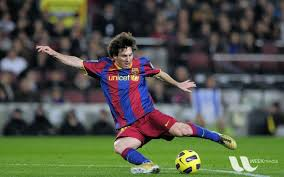
#> input picture src/Images and Videos/messi.jpg, 284 x 177 px
$ python 02-Histograms.py
#> lines starting #> are read from the running program, lines starting #| are printed output that depends on the picture; after the words box and inside, x2 and y2 are one past the last pixel; in counts of white or black regions, pixels touching at a corner belong together
import cv2
import numpy as np
import matplotlib.pyplot as plt

np.seterr(divide='ignore', invalid='ignore')

img = cv2.imread('../Images and Videos/messi.jpg')
#> img is the input picture: shape (177, 284, 3); mean B, G, R 72.7, 86.1, 82.3

hsv = cv2.cvtColor(img, cv2.COLOR_BGR2HSV)
#> hsv: shape (177, 284, 3); mean H, S, V 82.8, 87.4, 99.7

hist = cv2.calcHist([hsv], [0,1], None, [180, 256], [0, 180, 0 , 256])


print(hist)
#> (printed output is left out)
print(hist.shape)
#| (180, 256)

plt.imshow(hist, interpolation='nearest')
plt.show()

## histogram backprojection

roi = cv2.imread('../Images and Videos/roi.jpg')
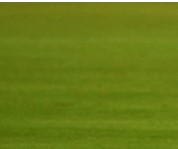
#> input picture images/roi.jpg, 178 x 149 px, found by its file name
#> roi is the input picture: shape (149, 178, 3); mean B, G, R 22.7, 124.6, 105.5
hsv = cv2.cvtColor(roi, cv2.COLOR_BGR2HSV)
#> hsv: shape (149, 178, 3); mean H, S, V 35.6, 211.7, 124.6


target = cv2.imread('../Images and Videos/target.jpg')
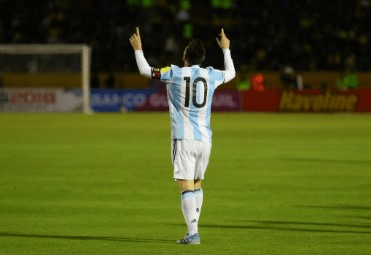
#> input picture src/Images and Videos/target.jpg, 371 x 255 px
#> target is the input picture: shape (255, 371, 3); mean B, G, R 28.4, 86.9, 78.7
hsvt = cv2.cvtColor(target, cv2.COLOR_BGR2HSV)
#> hsvt: shape (255, 371, 3); mean H, S, V 37.2, 182.2, 90.5

M = cv2.calcHist([hsv], [0,1], None, [180, 256], [0, 180, 0, 256] )
I = cv2.calcHist([hsvt], [0,1], None, [180, 256], [0, 180, 0, 256])

plt.imshow(M, interpolation='nearest')
plt.show()
plt.imshow(I, interpolation='nearest')
plt.show()

R = M/I

h,s,v = cv2.split(hsvt)
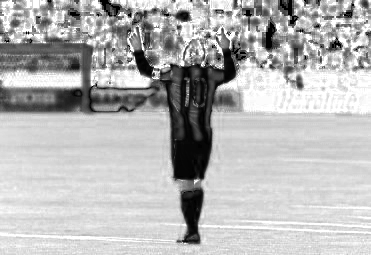
#> s: shape (255, 371); min 0, max 255, mean 182.2
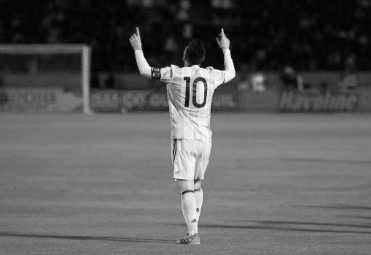
#> v: shape (255, 371); min 1, max 255, mean 90.5

B = R[h.ravel(), s.ravel()]

B = np.minimum(B,1)
B = B.reshape(hsvt.shape[:2])

cv2.imshow('trial', B)
cv2.waitKey(0)

## Applying convolution to get output in a desired format
disc = cv2.getStructuringElement(cv2.MORPH_ELLIPSE,(5,5))
cv2.filter2D(B,-1,disc,B)
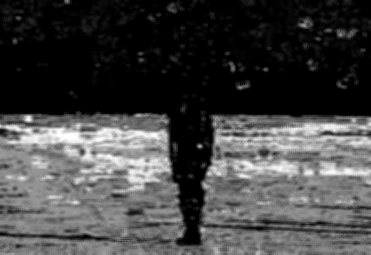
#> B: shape (255, 371) float32; min 0, max 17, mean 4.58; drawn with min black and max white
B = np.uint8(B)
cv2.normalize(B,B,0,255,cv2.NORM_MINMAX)

## thresholding to find part of our interest
ret,thresh = cv2.threshold(B,50,255,0)
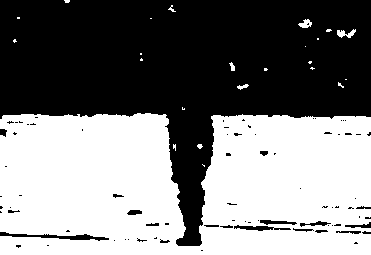
#> thresh: shape (255, 371); 49.2% white; 24 white regions (17 under 20 px), largest, box (x1, y1, x2, y2) and area: (0, 113, 371, 255) 46106, (337, 29, 356, 38) 92, (298, 19, 312, 28) 76

## merge for converting threshold image into colored channel image(3 channels)
thresh = cv2.merge((thresh,thresh,thresh))

## Bitwise and for finding the intersecting part between target and threshold image, as threshol will be white where we want object and black where we doesn't
res = cv2.bitwise_and(target, thresh)
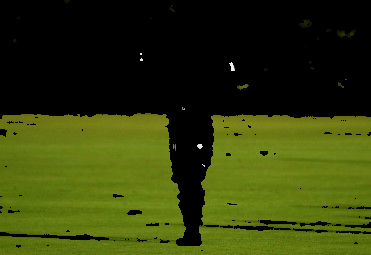
#> res: shape (255, 371, 3); mean B, G, R 9.5, 59.6, 50

print(thresh.shape)
#| (255, 371, 3)
print(target.shape)
#| (255, 371, 3)

cv2.imshow('final',res)
cv2.waitKey(0)
cv2.destroyAllWindows()
